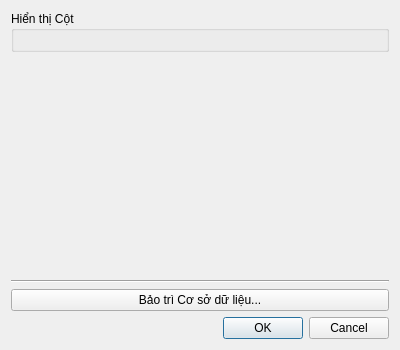
<?xml version="1.0" encoding="UTF-8"?>
<!-- Vị trí: /ui/dialogs/librarysettingsdialog.ui -->
<!-- Phiên bản: 1.1 (Sửa lỗi Build) -->
<ui version="4.0">
 <class>LibrarySettingsDialog</class>
 <widget class="QDialog" name="LibrarySettingsDialog">
  <property name="geometry">
   <rect>
    <x>0</x>
    <y>0</y>
    <width>400</width>
    <height>350</height>
   </rect>
  </property>
  <property name="windowTitle">
   <string>Cài đặt Thư viện</string>
  </property>
  <layout class="QVBoxLayout" name="verticalLayout">
   <item>
    <widget class="QGroupBox" name="groupBox">
     <property name="title">
      <string>Hiển thị Cột</string>
     </property>
     <layout class="QVBoxLayout" name="columnsLayout"/>
    </widget>
   </item>
   <item>
    <spacer name="verticalSpacer">
     <property name="orientation">
      <enum>Qt::Vertical</enum>
     </property>
     <property name="sizeHint" stdset="0">
      <size>
       <width>20</width>
       <height>18</height>
      </size>
     </property>
    </spacer>
   </item>
   <item>
    <widget class="Line" name="line">
     <property name="orientation">
      <enum>Qt::Horizontal</enum>
     </property>
    </widget>
   </item>
   <item>
    <widget class="QPushButton" name="maintenanceButton">
     <property name="text">
      <string>Bảo trì Cơ sở dữ liệu...</string>
     </property>
    </widget>
   </item>
   <item>
    <widget class="QDialogButtonBox" name="buttonBox">
     <property name="orientation">
      <enum>Qt::Horizontal</enum>
     </property>
     <property name="standardButtons">
      <set>QDialogButtonBox::Cancel|QDialogButtonBox::Ok</set>
     </property>
    </widget>
   </item>
  </layout>
 </widget>
 <resources/>
 <connections>
  <connection>
   <sender>buttonBox</sender>
   <signal>accepted()</signal>
   <receiver>LibrarySettingsDialog</receiver>
   <slot>accept()</slot>
   <hints>
    <hint type="sourcelabel">
     <x>248</x>
     <y>254</y>
    </hint>
    <hint type="destinationlabel">
     <x>157</x>
     <y>274</y>
    </hint>
   </hints>
  </connection>
  <connection>
   <sender>buttonBox</sender>
   <signal>rejected()</signal>
   <receiver>LibrarySettingsDialog</receiver>
   <slot>reject()</slot>
   <hints>
    <hint type="sourcelabel">
     <x>316</x>
     <y>260</y>
    </hint>
    <hint type="destinationlabel">
     <x>286</x>
     <y>274</y>
    </hint>
   </hints>
  </connection>
 </connections>
</ui>
